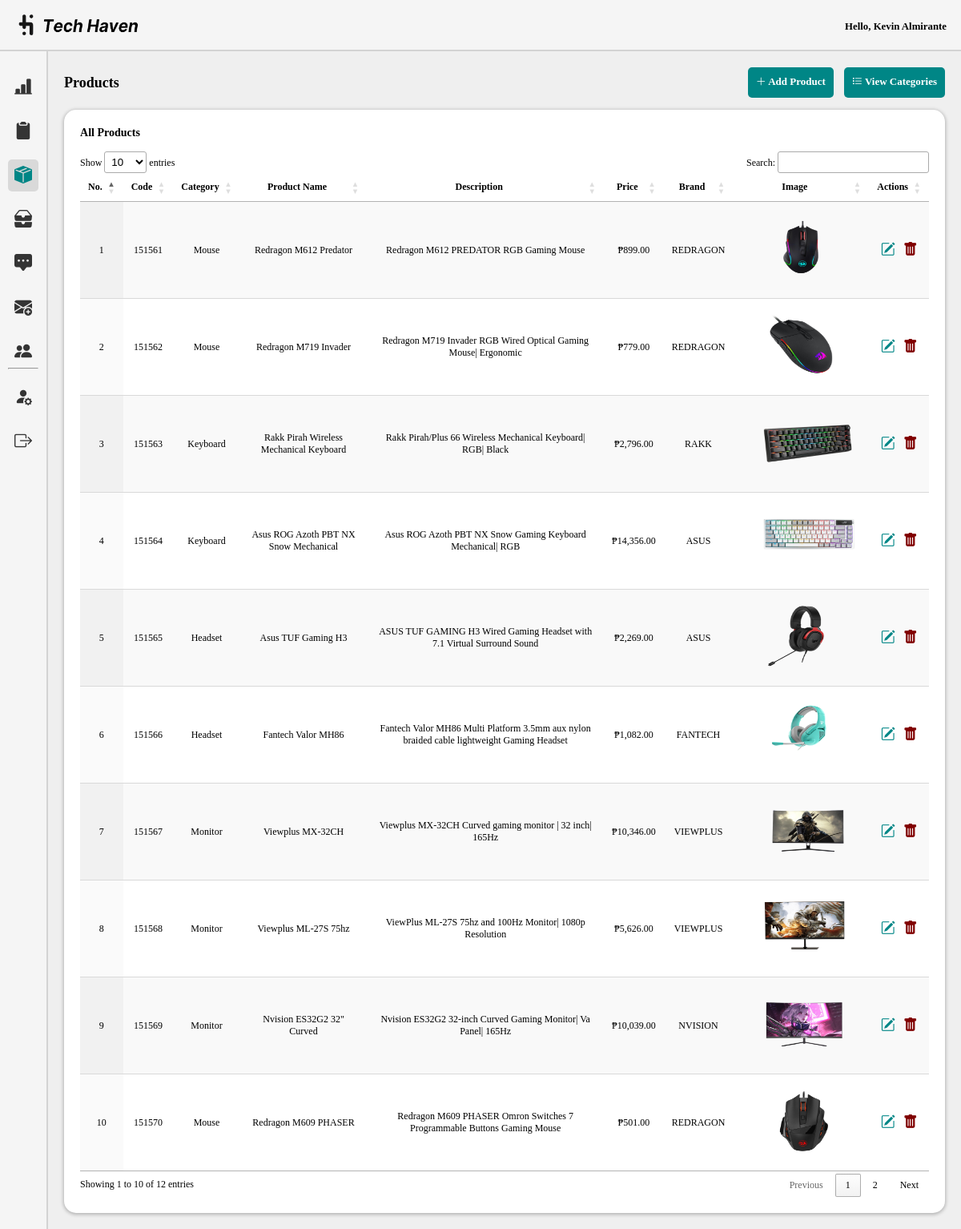
The app's page /admin/products.php (signed in) with its own data.
### tables this page shows
CREATE TABLE `products` (
  `prodID` int(50) NOT NULL,
  `prod_name` varchar(250) NOT NULL,
  `category` varchar(100) NOT NULL,
  `prod_desc` varchar(250) NOT NULL,
  `prod_price` int(50) NOT NULL,
  `brand` varchar(100) NOT NULL,
  `img` text NOT NULL,
  `date_created` timestamp NOT NULL DEFAULT current_timestamp(),
  `date_updated` timestamp NOT NULL DEFAULT current_timestamp() ON UPDATE current_timestamp()
);

### admin/products.php (the view, shortened to what this page needs)
<!DOCTYPE html>
<html lang="en">
<head>
    <link rel="stylesheet" href="css/dashboard.css">
    <link rel="stylesheet" href="../assets/font/inter.css">
    <link rel="stylesheet" href="../node_modules/bootstrap-icons/font/bootstrap-icons.css">
    <link rel="stylesheet" type="text/css" href="https://cdn.datatables.net/1.10.25/css/jquery.dataTables.css">
</head>
<body>
    <header class="nav">
        <div class="nav-left">
            <img src="../assets/img/tech-haven-logo2.png" alt="Tech Haven Logo" id="logo">
        </div>
        <div class="nav-right">
        <p style="font-size: 0.8rem; font-style: normal; margin-top:5px;">
                Hello, <?php echo htmlspecialchars($_SESSION['name']); ?>
        </p>
        </div>
    </header>
    <section class="container">
        <div class="sidebar">
            <ul class="sidebar-list">
                <li class="sidebar-list-item">
                    <a href="dashboard.php" class="sidebar-link tooltip-trigger" data-tooltip="Dashboard">
                          <i class="bi bi-bar-chart-line-fill"></i>
                     </a>
                </li>
                <li class="sidebar-list-item">
                     <a href="orders.php" class="sidebar-link tooltip-trigger" data-tooltip="Orders">
                          <i class="bi bi-clipboard2-fill"></i>
                     </a>
                </li>
                <li class="sidebar-list-item">
                     <a href="products.php" class="sidebar-link tooltip-trigger active" data-tooltip="Products">
                          <i class="bi bi-box-seam-fill"></i>
                     </a>
                </li>
                <li class="sidebar-list-item">
                     <a href="inventory.php" class="sidebar-link tooltip-trigger" data-tooltip="Inventory">
                          <i class="bi bi-inboxes-fill"></i>
                    </a>
                </li>
                <li class="sidebar-list-item">
                     <a href="feedbacks.php" class="sidebar-link tooltip-trigger" data-tooltip="Feedbacks">
                         <i class="bi bi-chat-square-dots-fill"></i>
                     </a>
                </li>
                <li class="sidebar-list-item">
                     <a href="advertisement.php" class="sidebar-link tooltip-trigger" data-tooltip="Messages">
                         <i class="bi bi-envelope-plus-fill"></i>
                     </a>
                </li>
                <li class="sidebar-list-item">
                     <a href="users.php" class="sidebar-link tooltip-trigger" data-tooltip="Users">
                         <i class="bi bi-people-fill"></i>
                     </a>
                </li>
                <hr>
                <li class="sidebar-list-item">
                     <a href="profile.php" class="sidebar-link tooltip-trigger" data-tooltip="Edit Profile">
                         <i class="bi bi-person-fill-gear"></i>
                     </a>
                </li>
                <li class="sidebar-list-item">
                     <a href="logout.php" class="sidebar-link tooltip-trigger" data-tooltip="Logout">
                         <i class="bi bi-box-arrow-right"></i>
                     </a>
                </li>
              </ul>
          </div>
     <div class="dashboard-content">
    <div class="heading-container">
        <h1>Products</h1>
            <div class="heading-buttons">
                <a href="#" class="button-link" onclick="openNewProductWindow()"><i class="bi bi-plus-lg"></i> Add Product</a>
                <a href="categories.php" class="button-link" target="_blank"><i class="bi bi-list-task"></i> View Categories</a>
            </div>
        </div><br>
        <div class = "wrapper-dashboard">
        <h3>All Products</h3><br>
       <table id="example2" class="display" style="width:100%">
            <thead>
                <tr>
                    <th>No.</th>
                    <th>Code</th>
                    <th>Category</th>
                    <th>Product Name</th>
                    <th>Description</th>
                    <th>Price</th>
                    <th>Brand</th>
                    <th>Image</th>
                    <th>Actions</th>
                </tr>
            </thead>
            <tbody>
                <?php
                $servername = "localhost";
                $username = "root";
                $password = "";
                $dbname = "th_db";
                $conn = new mysqli($servername, $username, $password, $dbname);
                $sql = "SELECT prodID, category, prod_name, prod_desc,prod_price, brand,img,date_created,date_updated FROM products";
                $result = $conn->query($sql);
                if ($result->num_rows > 0) {
                    $counter = 1;
                    while($row = $result->fetch_assoc()) {
                        echo "<tr>";
                        echo "<td>" . $counter . "</td>";
                        echo "<td>" . $row["prodID"] . "</td>";
                        echo "<td>" . $row["category"] . "</td>";
                        echo "<td>" . $row["prod_name"] . "</td>";
                        echo "<td>" . $row["prod_desc"] . "</td>";
                        echo "<td>₱" . number_format($row["prod_price"], 2) . "</td>";
                        echo "<td>" . $row["brand"] . "</td>";
                        echo "<td><img src='../assets/img/" . $row["img"] . "' alt='" . $row["prod_name"] . "' style='width: 150px; height: 100px;'></td>";
                        echo "<td>";
                        echo "<a href='#' onclick='openEditWindow(" . $row["prodID"] . ")' class='bi bi-pencil-square' title='Edit' style='color:#008686;font-size:18px;'></a>";
                        echo "<a href='#' class='bi bi-trash-fill delete-btn' data-id='" . $row["prodID"] . "' title='Delete' style='margin-left: 10px;color:maroon;font-size:18px;'></a>";
                        echo "</td>";
                        echo "</tr>";
                        $counter++;
                    }
                } else {
                    echo "<tr><td colspan='9'>No results found</td></tr>";
                }
                ?>
            </tbody>
        </table>
        </div>
    </div>
    </section>
</body>
</html>

### admin/css/dashboard.css (style rules this page uses)
* { margin: 0; box-sizing: border-box; padding: 0; }
:root { --lightColor: #F5F5F5; --shadedColor: #E7E7E7; --darkModeNav: #292929; --darkBody: #5C5C5C; }
.nav { background: var(--lightColor); display: flex; justify-content: space-between; align-items: center; height: 4rem; font: italic 600 20px/normal 'Inter'; box-shadow: 0px 2px 2px 0px rgba(0, 0, 0, 0.25); border-bottom: 2px solid #D3D3D3; }
.nav img { width: 150px; margin-left: 15%; }
.nav-left, .nav-middle, .nav-right { display: flex; align-items: center; }
.nav-right { display: flex; justify-content: space-between; margin-right: 1.5%; }
.sidebar { margin-top:0; width: 60px; height: 917px; flex-shrink: 0; background: var(--lightColor); padding:10px; border-right: 2px solid #D3D3D3; }
.nav-right, .sidebar-link { display: flex; justify-content: center; align-items: center; }
.sidebar-link { height: 40px; width: 100%; display: flex; justify-content: center; align-items: center; text-decoration: none; color: #5C5C5C; border-radius: 5px; }
.sidebar-list-item { height: 100%; display: flex; justify-content: center; align-items: center; margin-top: 15px; }
.sidebar-list-item i { font-size:22px; color:#343434; }
.tooltip-trigger { position: relative; }
.sidebar-link.active .bi { color: #008686; }
.sidebar-link.active { background: #D9D9D9; }
.container { display: flex; }
.dashboard-content { padding: 20px; font: 12px/normal 'Inter'; background-color: #EFEFEF; }
.wrapper-dashboard { width: 100%; height: auto; flex-shrink: 0; padding:20px; border-radius: 15px; background: #FFF; box-shadow: 0px 1px 4px 1px rgba(0, 0, 0, 0.25); }

### admin/products.php (style rules this page uses)
.sidebar { height:auto; }
.dashboard-content { width: 100%; padding: 20px; }
#example th, #example td, #example2 th, #example2 td { text-align: center; }
.button-link { width: auto; height: 38px; flex-shrink: 0; display: inline-block; font-size: 13px; text-align: center; text-decoration: none; color:white; padding:10px; margin-left:10px; font-weight:bold; border-radius:5px; background-color: #008686; }
.heading-container { display: flex; align-items: center; justify-content: space-between; }

### records on screen
products: prodID "151561", category "Mouse", prod_name "Redragon M612 Predator", prod_desc "Redragon M612 PREDATOR RGB Gaming Mouse", prod_price "899.00", brand "REDRAGON", img (picture)
products: prodID "151562", category "Mouse", prod_name "Redragon M719 Invader", prod_desc "Redragon M719 Invader RGB Wired Optical Gaming Mouse| Ergonomic", prod_price "779.00", brand "REDRAGON", img (picture)
products: prodID "151563", category "Keyboard", prod_name "Rakk Pirah Wireless Mechanical Keyboard", prod_desc "Rakk Pirah/Plus 66 Wireless Mechanical Keyboard| RGB| Black", prod_price "2,796.00", brand "RAKK", img (picture)
products: prodID "151564", category "Keyboard", prod_name "Asus ROG Azoth PBT NX Snow Mechanical", prod_desc "Asus ROG Azoth PBT NX Snow Gaming Keyboard Mechanical| RGB", prod_price "14,356.00", brand "ASUS", img (picture)
products: prodID "151565", category "Headset", prod_name "Asus TUF Gaming H3", prod_desc "ASUS TUF GAMING H3 Wired Gaming Headset with 7.1 Virtual Surround Sound", prod_price "2,269.00", brand "ASUS", img (picture)
products: prodID "151566", category "Headset", prod_name "Fantech Valor MH86", prod_desc "Fantech Valor MH86 Multi Platform 3.5mm aux nylon braided cable lightweight Gaming Headset", prod_price "1,082.00", brand "FANTECH", img (picture)
products: prodID "151567", category "Monitor", prod_name "Viewplus MX-32CH", prod_desc "Viewplus MX-32CH Curved gaming monitor | 32 inch| 165Hz", prod_price "10,346.00", brand "VIEWPLUS", img (picture)
products: prodID "151568", category "Monitor", prod_name "Viewplus ML-27S 75hz", prod_desc "ViewPlus ML-27S 75hz and 100Hz Monitor| 1080p Resolution", prod_price "5,626.00", brand "VIEWPLUS", img (picture)
products: prodID "151569", category "Monitor", prod_name "Nvision ES32G2 32\" Curved", prod_desc "Nvision ES32G2 32-inch Curved Gaming Monitor| Va Panel| 165Hz", prod_price "10,039.00", brand "NVISION", img (picture)
products: prodID "151570", category "Mouse", prod_name "Redragon M609 PHASER", prod_desc "Redragon M609 PHASER Omron Switches 7 Programmable Buttons Gaming Mouse", prod_price "501.00", brand "REDRAGON", img (picture)

### other values on screen
$_SESSION['name'] "Kevin Almirante"
